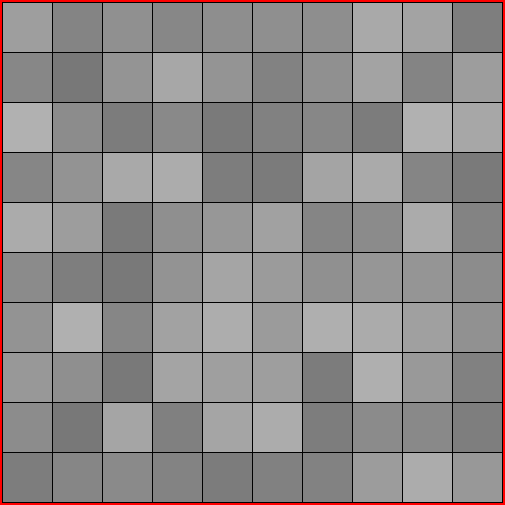
Frame 1 (no input)
Frame 60 (the mouse pressed at the canvas centre just before this capture): identical to frame 1, image omitted
Frame 120 (the mouse held since frame 60 and released just before this capture): identical to frame 1, image omitted

The Processing sketch that drew this single still picture (run headless with seeded random() and noise(); from frame 60 on, the mouse is pressed at the canvas centre):

// Processing sketch: ColorRedSquare
// ── ColorRedSquare.pde
// Integers for the grid
int startPoint = 2; // Offset for the start
int endPoint = 3; // Offset for the end
int distance = 50;
int gridSize;

// Variables for clicked point
int previousRectX;
int previousRectY;

// Color variables for the colors
color baseMinColor = 120;
color baseMaxColor = 180;
color clickColor = #FF0000;

// Booleans for the button positions
boolean leftSideOfButton;
boolean rightSideOfButton;
boolean upperPartOfButton;
boolean lowerPartOfButton;

void setup()
{
  size(505, 505); // Size of the canvas, a little above 500 because i wanted a little edge to the grid.
  background(clickColor); // Background to add a colored edge to the grid
  gridSize = width-distance-startPoint-endPoint; // Determines the size of the grid
  
  // We have one loop that goes through depending on the grid size variable.
  // Within this loop we have a replica loop that generates all the boxes, then we go out of the second loop to generate the lines.
  for (int i = 0; i <= gridSize; i+=distance) {
    for (int j = 0; j <= gridSize; j+=distance) { 
      fill(random(baseMinColor, baseMaxColor)); // We make the color of the current loop a random grey color
      rect(i+startPoint, j+startPoint, distance, distance); // For each time it goes through, it adds a rectangle after our variables. 
      // It generates them depending on which number the i and j have reached, creating 10 per line before going to the next line to do the same.
    }
    line(i+startPoint, startPoint, i+startPoint, width-endPoint); // Then after it adds the rectangles, we then add the lines, which ends a bit offset of our width, to give it a nice edge
    line(startPoint, i+startPoint, width-endPoint, i+startPoint); // The above only adds horizontal lines, so we also need to add vertical lines
  }
  cursor(HAND); // I turn the cursor into a hand, to tell the user that you can click on the canvas.
}

// We add the continual draw so we can actually add the new rectangles
void draw(){}

// We make an event in the form of mousePressed
void mousePressed() {
  // We make the same two loops as above, just with different variables for the loops.
  // These loops generates each area of the buttons with the same coordinates as the above loops
  for (int h = 0; h <= gridSize; h+= distance) {
    for (int g = 0; g <= gridSize; g+= distance) {

      // Here we have different booleans to check if the mouse is around a button
      leftSideOfButton = mouseX > h;              // First we check where the mouseX point is, in terms of is it bigger than a buttons "x" coordinate
      rightSideOfButton = mouseX < h + distance;  // then we check where the mouseX is, in terms of is it smaller than a buttons width
      upperPartOfButton = mouseY > g;             // then we do the same checks for the y coordinates
      lowerPartOfButton = mouseY < g + distance;
      // We then use these booleans to check if the mouse is within all the areas of a button, by using an if statement to check if they are all true.
      
      
      if ((leftSideOfButton && rightSideOfButton) && (upperPartOfButton && lowerPartOfButton))
      {
        // As we have not clicked before, we need to make sure it does not make a box that does not disappear
        if (previousRectX != 0 || previousRectY != 0){
          fill(random(baseMinColor, baseMaxColor)); // We give it a new random grey color
          rect(previousRectX, previousRectY, distance,distance); // We place a box on top of the previous box
        }
        fill(clickColor); // We set the color to a red color using our variable
        rect(h+startPoint, g+startPoint, distance, distance); // Then we make a rectangle above one of the rectangles we made earlier, sharing the same coordinates and and size.
        
        previousRectX = h+startPoint; // We save the clicked rectangle x and y position, so we can draw over the previous rectangle.
        previousRectY = g+startPoint;
      }
    }
  }
}
